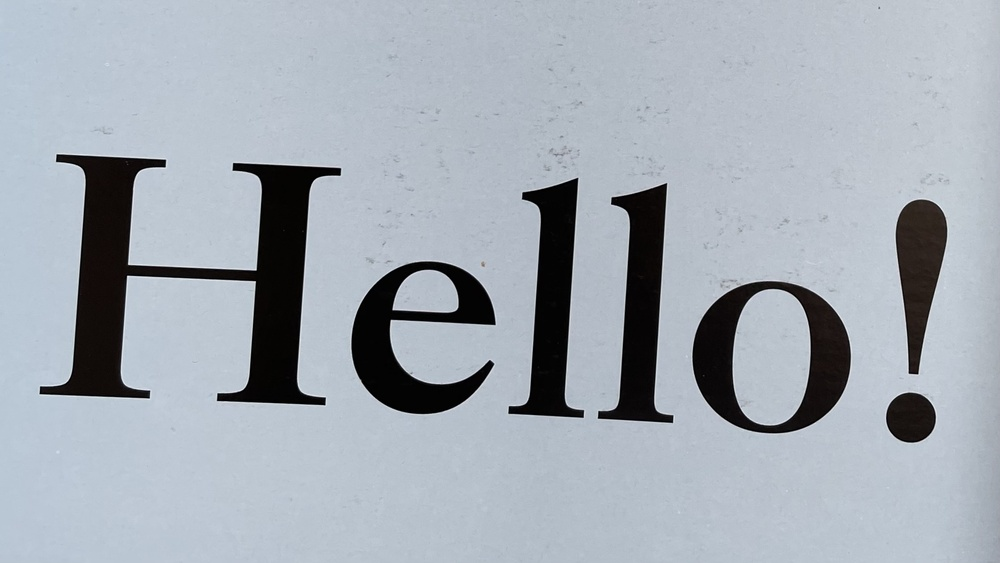
%> input picture problem1/HELLO.jpg, 1000 x 563 px, shrunk from 2236 x 1258 before the run
$ octave problem1_1.m   (GNU Octave 9; MATLAB toolbox functions it lacks are replaced by stand-ins)
%> lines starting %> are read from the running program, lines starting %| are printed output that depends on the picture
% Display the original image on screen. Convert the image to grayscale image.
% Experiment with contrast enhancement of the image. Comment on the results
original_image = imread('./HELLO.jpg');
%> original_image is the input picture: size 563x1000x3 uint8; mean R, G, B 163.3, 170.9, 179.8
imshow(original_image);
title('Original Image');

grayscale_image = rgb2gray(original_image); %covert the original image to grayscale image
figure;
imshow(grayscale_image);
% method 1
% using image tool to adjust image contrast
imtool(grayscale_image); %#ok<IMTOOL>

% Apply histogram equalization to enhance contrast
equalized_image = histeq(grayscale_image);
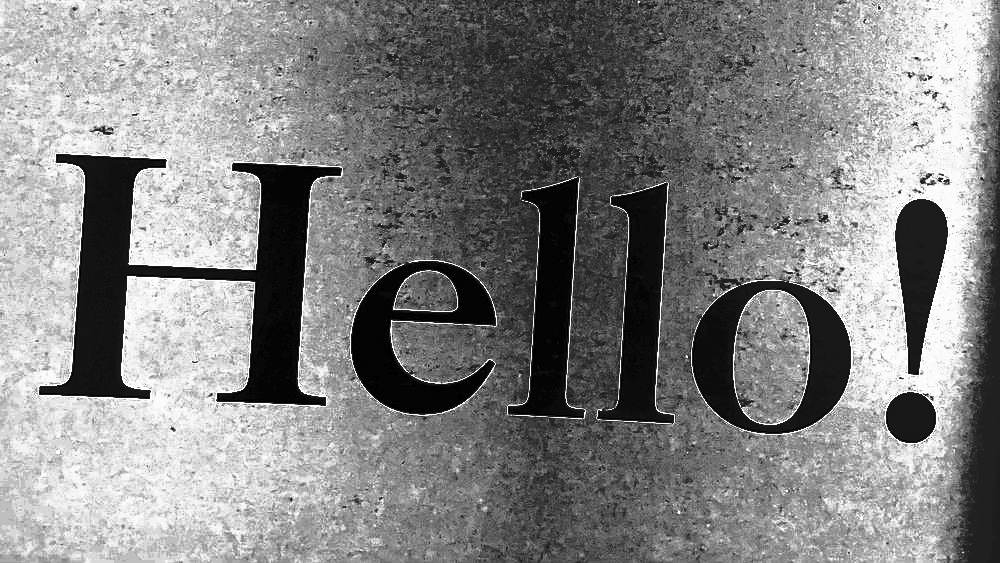
%> equalized_image: size 563x1000 uint8; min 0, max 255, mean 131.2
figure;
imshow(equalized_image);
title('Image after Histogram Equalization');

% Display the histogram of the original grayscale image
figure;
imhist(grayscale_image);
title('Histogram of the Original Grayscale Image');
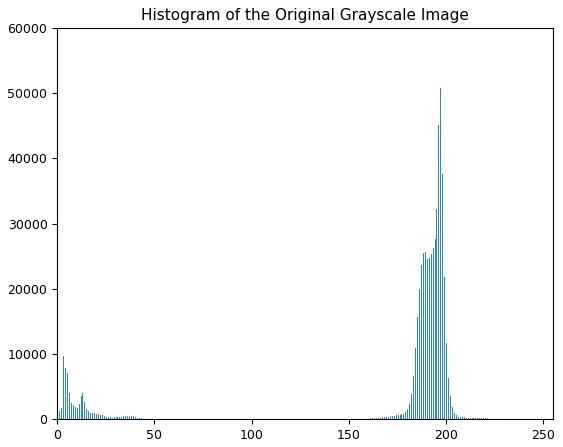
%> figure redrawn from the program's plot data; highest point at x = 197, y = 50777

% Display the histogram of the equalized image
figure;
imhist(equalized_image);
title('Histogram of the Equalized Image');
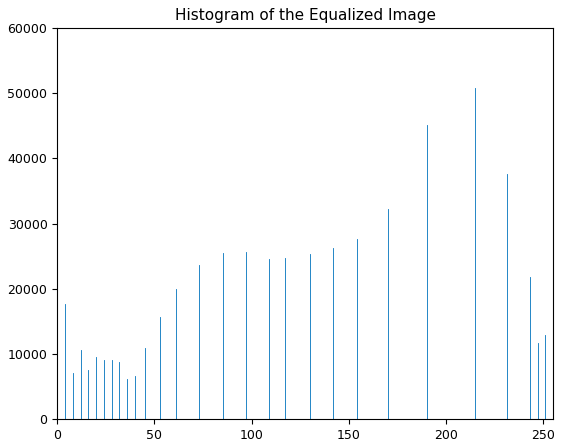
%> figure redrawn from the program's plot data; highest point at x = 215, y = 50777
